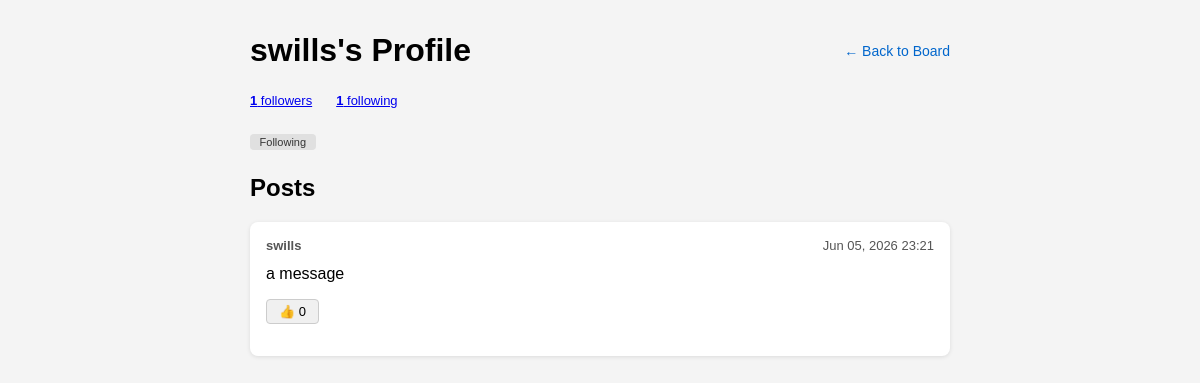
Screenshot of /user/swills/ (signed in) with the database file from the repository.
### messageboard/models.py (models this page shows, shortened)
class Post(models.Model):
    author = models.ForeignKey(User, on_delete=models.CASCADE)
    content = models.TextField()
    created_at = models.DateTimeField(auto_now_add=True)

### messageboard/views.py (the view)
# urls.py: path('user/<str:username>/', views.user_profile_view, name='user_profile'),
@login_required(login_url='login')
def user_profile_view(request, username):
    user = get_object_or_404(User, username=username)
    posts = user.post_set.all().order_by('-created_at')
    for post in posts:
        post.like_count = post.likes.count()
        post.user_liked = post.likes.filter(user=request.user).exists()
    is_following = Follow.objects.filter(follower=request.user, following=user).exists() if request.user != user else False
    return render(request, 'profile.html', {
        'profile_user': user,
        'posts': posts,
        'is_following': is_following,
    })

### messageboard/templates/profile.html (shortened to what this page needs)
{% load static %}
<!DOCTYPE html>
<html lang="en">
<head>
    <link rel="stylesheet" href="{% static 'board.css' %}">
</head>
<body>
    <div class="container">
        <div class="header">
            <h1>{{ profile_user.username }}'s Profile</h1>
            <a href="{% url 'board' %}">← Back to Board</a>
        </div>
        <div class="follow-stats">
            <a href="{% url 'follow_list' profile_user.id %}"><strong>{{ profile_user.followers.count }}</strong> followers</a>
            <a href="{% url 'follow_list' profile_user.id %}"><strong>{{ profile_user.following.count }}</strong> following</a>
        </div>
        {% if profile_user != request.user %}
            <form method="POST" action="{% url 'toggle_follow' profile_user.id %}" style="margin-bottom:1.5rem;">
                <button type="submit" class="follow-btn {% if is_following %}following{% endif %}">
                    {% if is_following %}Following{% else %}Follow{% endif %}
                </button>
            </form>
        {% endif %}
        <h2>Posts</h2>
        <div class="posts">
            {% for post in posts %}
                <div class="post-card">
                    <div class="post-meta">
                        <strong>{{ post.author.username }}</strong>
                        <span>{{ post.created_at|date:"M d, Y H:i" }}</span>
                    </div>
                    <p>{{ post.content }}</p>
                    <div class="post-actions">
                        <form method="POST" action="{% url 'toggle_like' post.id %}">
                            <button type="submit" class="like-btn {% if post.user_liked %}liked{% endif %}">
                                👍 {{ post.like_count }}
                            </button>
                        </form>
                    </div>
                </div>
            {% empty %}
                <p class="empty">{{ profile_user.username }} hasn't posted anything yet.</p>
            {% endfor %}
        </div>
    </div>
</body>
</html>

### messageboard/static/board.css (style rules this page uses)
body { font-family: sans-serif; background: #f4f4f4; margin: 0; padding: 2rem 1rem; }
.container { max-width: 700px; margin: 0 auto; }
.header { display: flex; justify-content: space-between; align-items: center; margin-bottom: 1.5rem; }
.header h1 { margin: 0; }
.header a { color: #0066cc; text-decoration: none; font-size: 14px; }
.post-card { background: white; padding: 1rem; border-radius: 8px; box-shadow: 0 1px 4px rgba(0, 0, 0, 0.1); margin-bottom: 1rem; }
.post-meta, .comment-meta { display: flex; justify-content: space-between; font-size: 13px; color: #555; margin-bottom: 0.5rem; }
.post-card>p, .comment>p { margin: 0 0 0.75rem; line-height: 1.6; }
.follow-stats { display: flex; gap: 1.5rem; font-size: 13px; color: #555; margin-bottom: 1.5rem; }
.follow-btn { padding: 0.1rem 0.6rem; font-size: 11px; background: #0066cc; color: white; border: none; border-radius: 4px; cursor: pointer; }
.follow-btn.following { background: #e0e0e0; color: #333; }
.post-actions { display: flex; gap: 0.5rem; align-items: center; margin-bottom: 1rem; }
.like-btn { padding: 0.25rem 0.75rem; background: #f0f0f0; border: 1px solid #ccc; border-radius: 4px; cursor: pointer; font-size: 13px; }

### rows the page displays
Post: author.username "swills", created_at "Jun 05, 2026 23:21", content "a message", like_count "0"

### other values shown
{{ profile_user.username }} "swills"
{{ profile_user.followers.count }} "1"
{{ profile_user.following.count }} "1"
